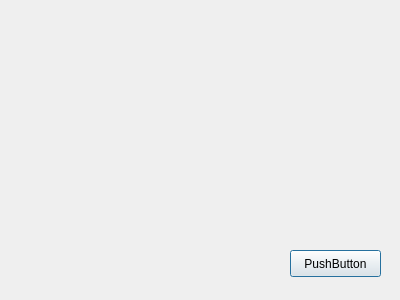
<?xml version="1.0" encoding="UTF-8"?>
<ui version="4.0">
 <class>settings</class>
 <widget class="QDialog" name="settings">
  <property name="geometry">
   <rect>
    <x>0</x>
    <y>0</y>
    <width>400</width>
    <height>300</height>
   </rect>
  </property>
  <property name="windowTitle">
   <string>Dialog</string>
  </property>
  <widget class="QPushButton" name="pushButton">
   <property name="geometry">
    <rect>
     <x>290</x>
     <y>250</y>
     <width>91</width>
     <height>27</height>
    </rect>
   </property>
   <property name="text">
    <string>PushButton</string>
   </property>
  </widget>
 </widget>
 <resources/>
 <connections/>
</ui>
